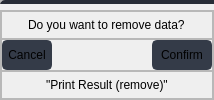
                                    <widget class="QWidget" name="page_remove_bak">
                                     <layout class="QVBoxLayout" name="verticalLayout_19">
                                      <property name="leftMargin">
                                       <number>0</number>
                                      </property>
                                      <property name="topMargin">
                                       <number>0</number>
                                      </property>
                                      <property name="rightMargin">
                                       <number>0</number>
                                      </property>
                                      <property name="bottomMargin">
                                       <number>0</number>
                                      </property>
                                      <item>
                                       <widget class="QFrame" name="table_area_2">
                                        <property name="frameShape">
                                         <enum>QFrame::StyledPanel</enum>
                                        </property>
                                        <property name="frameShadow">
                                         <enum>QFrame::Raised</enum>
                                        </property>
                                        <widget class="QTableWidget" name="view_bak_table2">
                                         <property name="geometry">
                                          <rect>
                                           <x>0</x>
                                           <y>0</y>
                                           <width>821</width>
                                           <height>451</height>
                                          </rect>
                                         </property>
                                         <property name="styleSheet">
                                          <string notr="true">QTableWidget {	
	background-color: rgb(39, 44, 54);
	padding: 10px;
	border-radius: 5px;
	gridline-color: rgb(44, 49, 60);
	border-bottom: 1px solid rgb(44, 49, 60);
}
QTableWidget::item{
	border-color: rgb(44, 49, 60);
	padding-left: 5px;
	padding-right: 5px;
	gridline-color: rgb(44, 49, 60);
}
QTableWidget::item:selected{
	background-color: rgb(85, 170, 255);
}
QScrollBar:horizontal {
    border: none;
    background: rgb(52, 59, 72);
    height: 14px;
    margin: 0px 21px 0 21px;
	border-radius: 0px;
}
 QScrollBar:vertical {
	border: none;
    background: rgb(52, 59, 72);
    width: 14px;
    margin: 21px 0 21px 0;
	border-radius: 0px;
 }
QHeaderView::section{
	Background-color: rgb(39, 44, 54);
	max-width: 30px;
	border: 1px solid rgb(44, 49, 60);
	border-style: none;
    border-bottom: 1px solid rgb(44, 49, 60);
    border-right: 1px solid rgb(44, 49, 60);
}
QTableWidget::horizontalHeader {	
	background-color: rgb(81, 255, 0);
}
QHeaderView::section:horizontal
{
    border: 1px solid rgb(32, 34, 42);
	background-color: rgb(27, 29, 35);
	padding: 3px;
	border-top-left-radius: 7px;
    border-top-right-radius: 7px;
}
QHeaderView::section:vertical
{
    border: 1px solid rgb(44, 49, 60);
}
</string>
                                         </property>
                                        </widget>
                                       </widget>
                                      </item>
                                      <item>
                                       <widget class="QFrame" name="btn_area_2">
                                        <property name="minimumSize">
                                         <size>
                                          <width>0</width>
                                          <height>90</height>
                                         </size>
                                        </property>
                                        <property name="maximumSize">
                                         <size>
                                          <width>16777215</width>
                                          <height>90</height>
                                         </size>
                                        </property>
                                        <property name="frameShape">
                                         <enum>QFrame::StyledPanel</enum>
                                        </property>
                                        <property name="frameShadow">
                                         <enum>QFrame::Raised</enum>
                                        </property>
                                        <layout class="QVBoxLayout" name="verticalLayout_50">
                                         <property name="spacing">
                                          <number>0</number>
                                         </property>
                                         <property name="leftMargin">
                                          <number>0</number>
                                         </property>
                                         <property name="topMargin">
                                          <number>0</number>
                                         </property>
                                         <property name="rightMargin">
                                          <number>0</number>
                                         </property>
                                         <property name="bottomMargin">
                                          <number>0</number>
                                         </property>
                                         <item>
                                          <widget class="QFrame" name="frame_15">
                                           <property name="frameShape">
                                            <enum>QFrame::StyledPanel</enum>
                                           </property>
                                           <property name="frameShadow">
                                            <enum>QFrame::Raised</enum>
                                           </property>
                                           <layout class="QVBoxLayout" name="verticalLayout_46">
                                            <property name="spacing">
                                             <number>0</number>
                                            </property>
                                            <property name="leftMargin">
                                             <number>0</number>
                                            </property>
                                            <property name="topMargin">
                                             <number>0</number>
                                            </property>
                                            <property name="rightMargin">
                                             <number>0</number>
                                            </property>
                                            <property name="bottomMargin">
                                             <number>0</number>
                                            </property>
                                            <item alignment="Qt::AlignHCenter">
                                             <widget class="QLabel" name="label_13">
                                              <property name="text">
                                               <string>Do you want to remove data?</string>
                                              </property>
                                             </widget>
                                            </item>
                                           </layout>
                                          </widget>
                                         </item>
                                         <item alignment="Qt::AlignHCenter">
                                          <widget class="QFrame" name="frame_30">
                                           <property name="frameShape">
                                            <enum>QFrame::StyledPanel</enum>
                                           </property>
                                           <property name="frameShadow">
                                            <enum>QFrame::Raised</enum>
                                           </property>
                                           <layout class="QHBoxLayout" name="horizontalLayout_28">
                                            <property name="spacing">
                                             <number>100</number>
                                            </property>
                                            <property name="leftMargin">
                                             <number>0</number>
                                            </property>
                                            <property name="topMargin">
                                             <number>0</number>
                                            </property>
                                            <property name="rightMargin">
                                             <number>0</number>
                                            </property>
                                            <property name="bottomMargin">
                                             <number>0</number>
                                            </property>
                                            <item>
                                             <widget class="QPushButton" name="btn_remove_bak_cancel">
                                              <property name="minimumSize">
                                               <size>
                                                <width>50</width>
                                                <height>30</height>
                                               </size>
                                              </property>
                                              <property name="maximumSize">
                                               <size>
                                                <width>50</width>
                                                <height>30</height>
                                               </size>
                                              </property>
                                              <property name="styleSheet">
                                               <string notr="true">QPushButton {
	border: 2px solid rgb(52, 59, 72);
	border-radius: 5px;	
	background-color: rgb(52, 59, 72);
}
QPushButton:hover {
	background-color: rgb(220, 53, 53);
	border: 2px solid rgb(220, 53, 53);
}
QPushButton:pressed {	
	background-color: rgb(235, 83, 83);
	border: 2px solid rgb(220, 53, 53);
}</string>
                                              </property>
                                              <property name="text">
                                               <string>Cancel</string>
                                              </property>
                                             </widget>
                                            </item>
                                            <item>
                                             <widget class="QPushButton" name="btn_remove_bak_confirm">
                                              <property name="minimumSize">
                                               <size>
                                                <width>60</width>
                                                <height>30</height>
                                               </size>
                                              </property>
                                              <property name="maximumSize">
                                               <size>
                                                <width>60</width>
                                                <height>30</height>
                                               </size>
                                              </property>
                                              <property name="styleSheet">
                                               <string notr="true">QPushButton {
	border: 2px solid rgb(52, 59, 72);
	border-radius: 5px;	
	background-color: rgb(52, 59, 72);
}
QPushButton:hover {
	background-color: rgb(31, 181, 123);
	border: 2px solid rgb(31, 181, 123);
}
QPushButton:pressed {	
	background-color: rgb(83, 191, 157);
	border: 2px solid rgb(31, 181, 123);
}</string>
                                              </property>
                                              <property name="text">
                                               <string>Confirm</string>
                                              </property>
                                             </widget>
                                            </item>
                                           </layout>
                                          </widget>
                                         </item>
                                         <item>
                                          <widget class="QFrame" name="frame_29">
                                           <property name="frameShape">
                                            <enum>QFrame::StyledPanel</enum>
                                           </property>
                                           <property name="frameShadow">
                                            <enum>QFrame::Raised</enum>
                                           </property>
                                           <layout class="QVBoxLayout" name="verticalLayout_47">
                                            <property name="spacing">
                                             <number>0</number>
                                            </property>
                                            <property name="leftMargin">
                                             <number>0</number>
                                            </property>
                                            <property name="topMargin">
                                             <number>0</number>
                                            </property>
                                            <property name="rightMargin">
                                             <number>0</number>
                                            </property>
                                            <property name="bottomMargin">
                                             <number>0</number>
                                            </property>
                                            <item alignment="Qt::AlignHCenter">
                                             <widget class="QLabel" name="label_print_result_bak_remove">
                                              <property name="text">
                                               <string>&quot;Print Result (remove)&quot;</string>
                                              </property>
                                             </widget>
                                            </item>
                                           </layout>
                                          </widget>
                                         </item>
                                        </layout>
                                       </widget>
                                      </item>
                                     </layout>
                                    </widget>
